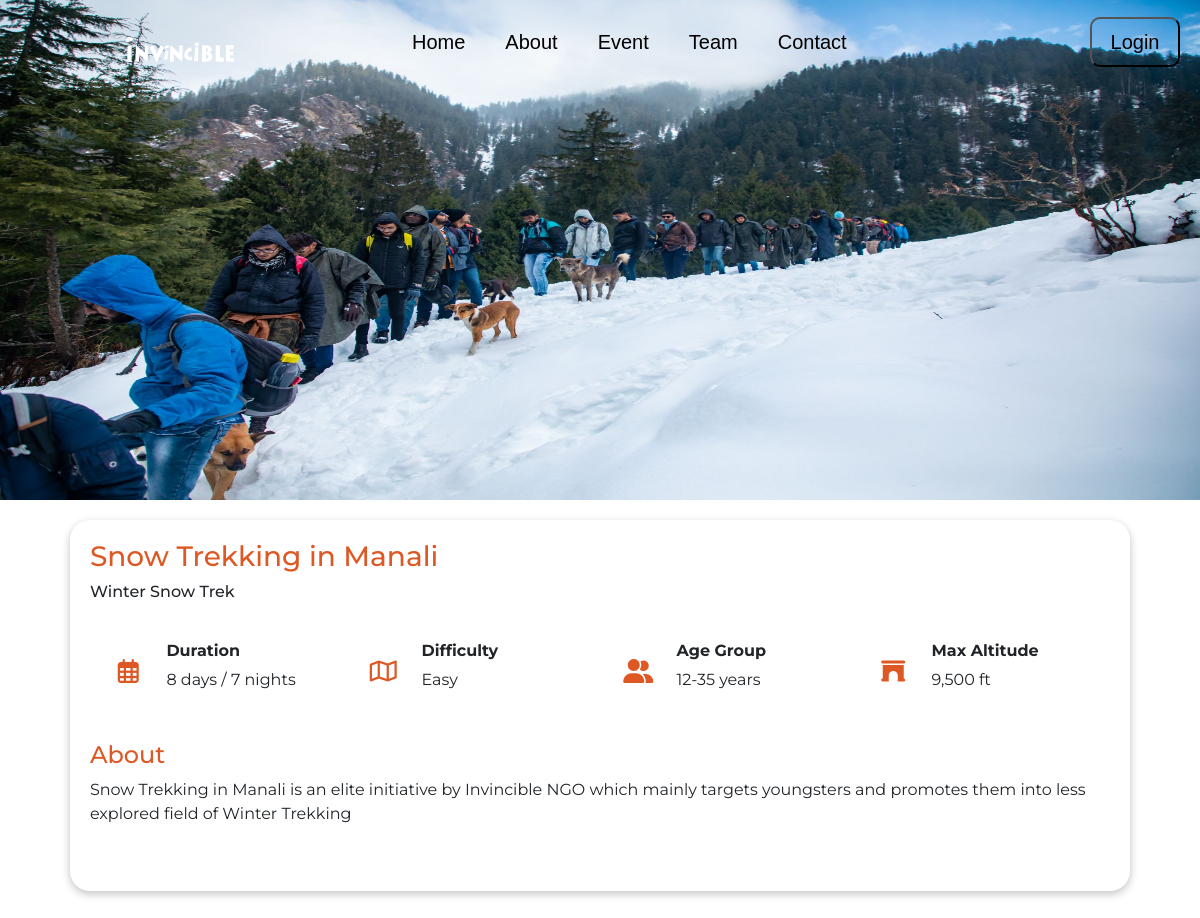
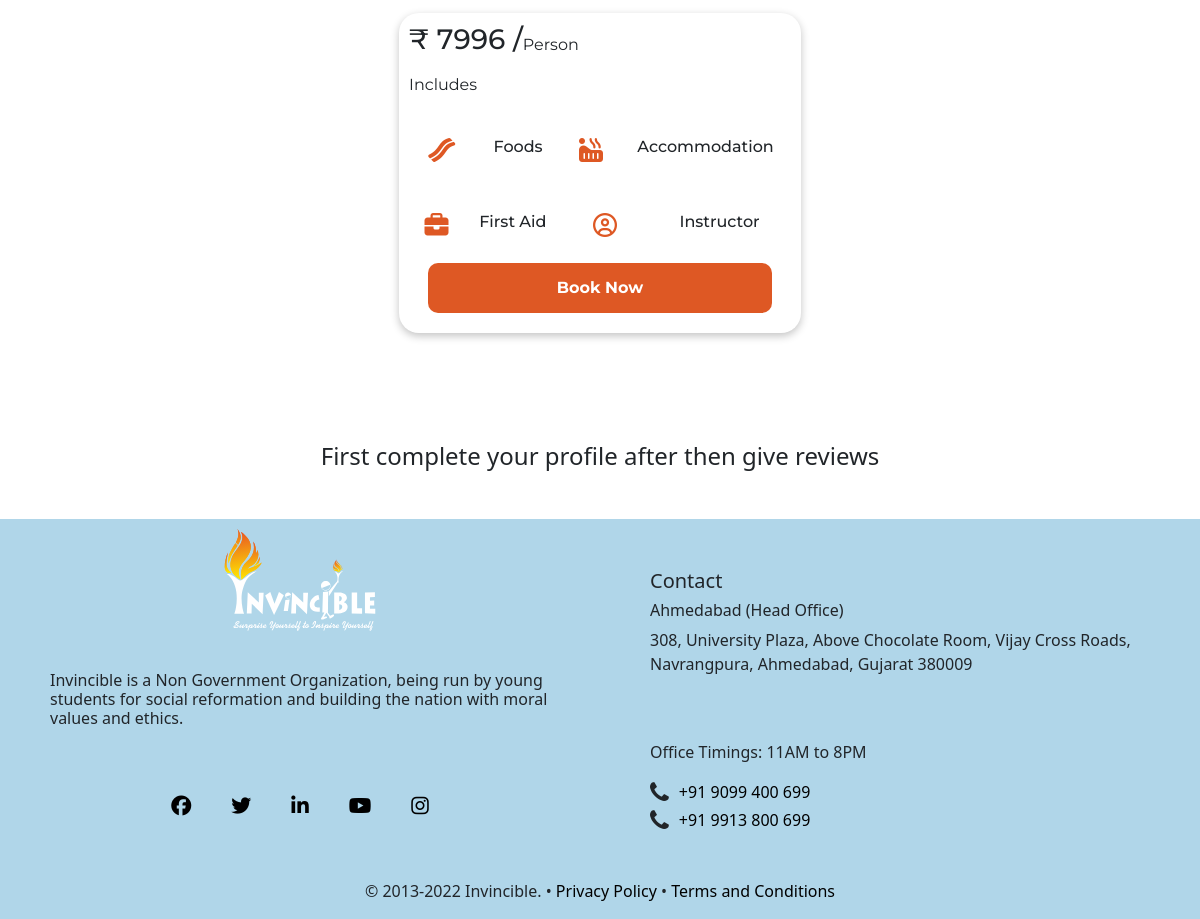
/event-detail/4, run on the app's committed database (2 pictures, top to bottom).
### Mainpage/models.py (models this page shows)
class MasterPackages(models.Model):
    package_id = models.AutoField
    image = models.ImageField(upload_to="images",default="")
    main_image = models.ImageField(upload_to='main_images',default="")
    package_name = models.TextField(max_length=100,default="")
    package_detail = models.TextField(max_length=100,default="")
    package_date = models.DateField(default=datetime.date.today)
    package_price = models.IntegerField(default=0)
    package_desc = models.TextField(max_length=5000,default="")
    package_duration = models.TextField(max_length=100,default="")
    package_difficulty = models.TextField(max_length=100,default="")
    package_agegroup = models.TextField(max_length=100,default="")
    max_altitude = models.TextField(max_length=100,default="")
    package_event = models.TextField(max_length=100,default="")

### Mainpage/views.py (the view, shortened to what this page needs)
# urls.py: path('event-detail/<id>',views.Event_detail,name="Event_detail"),
def Event_detail(request,id):
    user = request.user
    event_id = id
    allow  = 0
    package_data = MasterPackages.objects.filter(id = event_id).all()
    reviews_data = Review.objects.filter(event_id = event_id).all().values()
    review_list = []
    if CustomerData.objects.filter(customer_email = user.username).all().exists():
        allow = 1
    else:
        allow = 0
    return render(request,"Mainpage/event_detail.html",{"allow":allow,"review_list":review_list,"package_data":package_data})

### Mainpage/templates/Mainpage/event_detail.html (shortened to what this page needs)
{% extends 'Mainpage/basic.html' %}
{% load static %}
    {% block style %}
    <link rel="stylesheet" href="{% static 'css/event_detail.css' %}">
    {% endblock %}
    {% block body %}
    {% for i in package_data %}
    <div class="main">
        <div class="main_img">
            <img style="height: 100%; width: 100%;" src="/media/{{i.main_image}}" alt="">
        </div>
    </div>
    <div class="container">
        <div class="content1">
            <h3 style="color: #de5824;">{{i.package_name}}</h3>
            <h6>{{i.package_detail}}
            </h6>
            <div class="icons">
                <div class="boxs">
                    <div class="box1">
                        <i style='font-size:24px; color: #de5824;' class='far'>&#xf073;</i>
                    </div>
                    <div class="box2">
                        <h6><b>Duration</b></h6>
                        <p>{{i.package_duration}}</p>
                    </div>
                </div>
                <div class="boxs">
                    <div class="box1">
                        <i style='font-size:24px; color: #de5824;' class='far'>&#xf279;</i>
                    </div>
                    <div class="box2">
                        <h6><b>Difficulty</b></h6>
                        <p>{{i.package_difficulty}}</p>
                    </div>
                </div>
                <div class="boxs">
                    <div class="box1">
                        <i style='font-size:24px; color: #de5824;' class='fas'>&#xf500;</i>
                    </div>
                    <div class="box2">
                        <h6><b>Age Group</b></h6>
                        <p>{{i.package_agegroup}}</p>
                    </div>
                </div>
                <div class="boxs">
                    <div class="box1">
                        <i style='font-size:24px; color: #de5824;' class='fas'>&#xf557;</i>
                    </div>
                    <div class="box2">
                        <h6><b>Max Altitude</b></h6>
                        <p>{{i.max_altitude}}</p>
                    </div>
                </div>
            </div>
            <div class="about">
                <h4 style="color: #de5824;">About</h4>
                <p>{{i.package_desc}}</p>
            </div>
        </div>
        <div class="content2">
            <div class="contain">
                <div class="price">
                    <h3>₹ {{i.package_price}} / </h3>
                    <p style="margin-top: 10px;">Person</p>
                </div>
                <p>Includes</p>
                <div class="extrafacility">
                    <div class="box">
                        <div class="box1">
                            <i style='font-size:24px; color: #de5824;' class='fas'>&#xf7e5;</i>
                            <h6>Foods</h6>
                        </div>
                        <div class="box2">
                            <i style='font-size:24px; color: #de5824;' class='fas'>&#xf593;</i>
                            <h6>Accommodation</h6>
                        </div>
                    </div>
                    <div class="box">
                        <div class="box1">
                            <i style='font-size:24px; color: #de5824;' class='fas'>&#xf0b1;</i>
                            <h6>First Aid</h6>
                        </div>
                        <div class="box2">
                            <i style='font-size:24px; color: #de5824;' class='far'>&#xf2bd;</i>
                            <h6>Instructor</h6>
                        </div>
                    </div>
                    <button><b>Book Now</b></button>
                </div>
            </div>
        </div>
    </div>
    {% endfor %}
    <div class="reviews">
        {% if allow == 1 %}
        {% for i in package_data %}
        <h3 style="color: #de5824; text-align: center;">Rating</h3>
        <div class="forms">
            <form action="/Review-page/" method="post">{% csrf_token %}
                <div class="mb-3">
                    <label for="" class="form-label">Add Rating</label>
                    <div class="rating">
                        <span class="rating__result" id="results" hidden></span>
                        <i class="rating__star far fa-star"></i>
                        <i class="rating__star far fa-star"></i>
                        <i class="rating__star far fa-star"></i>
                        <i class="rating__star far fa-star"></i>
                        <i class="rating__star far fa-star"></i>
                    </div>
                </div>
                <div class="mb-3">
                    <label for="exampleFormControlInput1" class="form-label">Enter Review</label>
                    <textarea class="form-control" id="exampleFormControlTextarea1" name="review" rows="3"
                        required></textarea>
                </div>
                <input type="text" name="result" id="myresult" hidden>
                <input type="text" name="event_id" value="{{i.id}}" id="event" hidden>
                <button type="submit" id="submits" class="btn btn-primary mb-3">Submit</button>
            </form>
        </div>
        {% endfor %}
        {% else %}
        <h4 style="text-align: center; padding: 20px;">First complete your profile after then give reviews</h4>
        {% endif %}
        <div class="all_reviews">
        </div>
    </div>
    {% endblock %}

### static/css/event_detail.css (style rules this page uses)
.main { height: 500px; }
.main .main_img { height: 100%; width: 100%; }
.container { height: 400px; display: flex; flex-wrap: wrap; font-family: 'Montserrat', sans-serif; margin-top: 20px; }
.container .content1 { height: auto; width: 70%; box-shadow: rgba(0, 0, 0, 0.24) 0px 3px 8px; padding: 20px; border-radius: 20px; }
.container .content1 .icons { height: 100px; width: 100%; display: flex; justify-content: space-between; margin-top: 20px; flex-wrap: wrap; }
.container .content1 .icons .boxs { height: 100%; width: 25%; display: flex; }
.container .content1 .icons .boxs .box1 { height: 100%; width: 30%; display: flex; justify-content: center; align-items: center; }
.container .content1 .icons .boxs .box2 { height: 100%; width: 70%; padding-top: 20px; }
.container .about { height: auto; margin-top: 20px; }
.container .content2 { height: 100%; width: 30%; display: flex; justify-content: center; align-items: center; }
.container .content2 .contain { height: 80%; width: 90%; border-radius: 20px; padding: 10px; box-shadow: rgba(0, 0, 0, 0.24) 0px 3px 8px; }
.container .content2 .contain .price { display: flex; }
.container .content2 .contain .extrafacility { height: 150px; }
.container .content2 .contain .extrafacility .box { height: 50%; display: flex; }
.container .content2 .contain .extrafacility .box .box1 { width: 40%; display: flex; justify-content: space-around; align-items: center; }
.container .content2 .contain .extrafacility .box .box2 { width: 60%; display: flex; justify-content: space-around; align-items: center; }
.container .content2 .contain .extrafacility button { height: 50px; width: 90%; margin-left: 5%; border: none; background-color: #de5824; border-radius: 10px; color: white; }
.reviews { height: auto; margin-top: 20px; }
.reviews .all_reviews { height: auto; width: auto; display: flex; justify-content: center; flex-wrap: wrap; }

### Mainpage/templates/Mainpage/basic.html (style rules this page uses)
body { -ms-overflow-style: none; scrollbar-width: none; }

### Mainpage/templates/Mainpage/event_detail.html (style rules this page uses)
.reviews .all_reviews { border: none; padding: 10px; }
.main { height: 500px; }
@media screen and (max-width: 1250px) { .container { height: 800px; display: flex; justify-content: center; } }
@media screen and (max-width: 1250px) { .container .content1 { width: 95%; } }
@media screen and (max-width: 1250px) { .container .content2 { height: 50%; width: 40%; } }

### data on the page
MasterPackages: main_image (picture), package_name "Snow Trekking in Manali", package_detail "Winter Snow Trek", package_duration "8 days / 7 nights", package_difficulty "Easy", package_agegroup "12-35 years", max_altitude "9,500 ft", package_desc "Snow Trekking in Manali is an elite initiative by Invincible NGO which mainly targets youngsters and promotes them into less explored field of Winter Trekking", package_price "7996"
